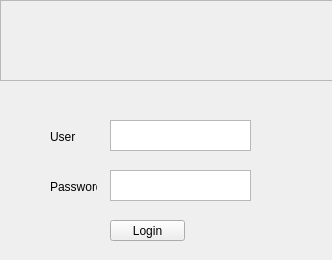
<?xml version="1.0" encoding="UTF-8"?>
<ui version="4.0">
 <class>LoginWindow</class>
 <widget class="QMainWindow" name="LoginWindow">
  <property name="geometry">
   <rect>
    <x>0</x>
    <y>0</y>
    <width>332</width>
    <height>260</height>
   </rect>
  </property>
  <property name="windowTitle">
   <string>Login</string>
  </property>
  <property name="styleSheet">
   <string notr="true"/>
  </property>
  <widget class="QWidget" name="centralwidget">
   <widget class="QPushButton" name="btnLogin">
    <property name="geometry">
     <rect>
      <x>110</x>
      <y>220</y>
      <width>75</width>
      <height>21</height>
     </rect>
    </property>
    <property name="text">
     <string>Login</string>
    </property>
   </widget>
   <widget class="QTextEdit" name="textEdit">
    <property name="geometry">
     <rect>
      <x>110</x>
      <y>120</y>
      <width>141</width>
      <height>31</height>
     </rect>
    </property>
   </widget>
   <widget class="QLabel" name="label">
    <property name="geometry">
     <rect>
      <x>50</x>
      <y>130</y>
      <width>47</width>
      <height>13</height>
     </rect>
    </property>
    <property name="styleSheet">
     <string notr="true"/>
    </property>
    <property name="text">
     <string>User</string>
    </property>
   </widget>
   <widget class="QTextEdit" name="textEdit_2">
    <property name="geometry">
     <rect>
      <x>110</x>
      <y>170</y>
      <width>141</width>
      <height>31</height>
     </rect>
    </property>
   </widget>
   <widget class="QLabel" name="label_2">
    <property name="geometry">
     <rect>
      <x>50</x>
      <y>180</y>
      <width>47</width>
      <height>13</height>
     </rect>
    </property>
    <property name="text">
     <string>Password</string>
    </property>
   </widget>
   <widget class="QFrame" name="frame">
    <property name="geometry">
     <rect>
      <x>0</x>
      <y>0</y>
      <width>341</width>
      <height>81</height>
     </rect>
    </property>
    <property name="styleSheet">
     <string notr="true">background-image: url(:/Loginbg/backgroundcolorful.jpg)</string>
    </property>
    <property name="frameShape">
     <enum>QFrame::StyledPanel</enum>
    </property>
    <property name="frameShadow">
     <enum>QFrame::Raised</enum>
    </property>
   </widget>
  </widget>
 </widget>
 <resources>
  <include location="source.qrc"/>
 </resources>
 <connections/>
</ui>
